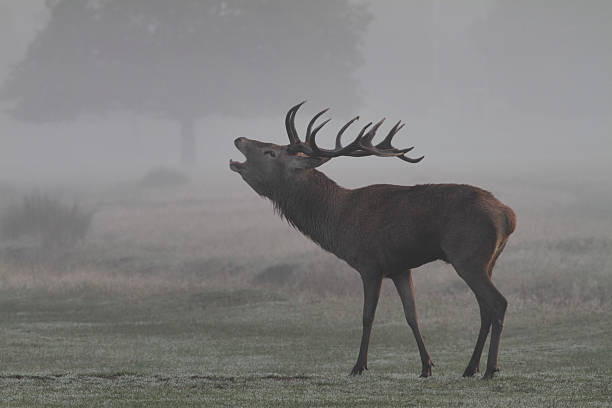
#> input picture Python_İmageprocessing/huso2.jpg, 612 x 408 px
$ python deneme19.py
#> lines starting #> are read from the running program, lines starting #| are printed output that depends on the picture
import numpy as np
import matplotlib.pyplot as plt

img = plt.imread('huso2.jpg',0)
#> img is the input picture: shape (408, 612, 3); mean R, G, B 125.7, 125.1, 123.9
gray_range = [10, 200] # Set the range of gray levels to brighten

# Apply gray level slicing to the image
img_sliced = np.copy(img)
img_sliced[(img >= gray_range[0]) & (img <= gray_range[1])] += 50
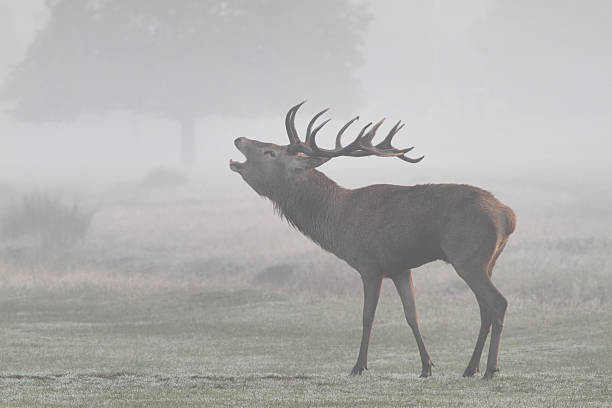
#> img_sliced: shape (408, 612, 3); mean R, G, B 175.7, 175.1, 173.9

# Display the original and the sliced image
fig, axes = plt.subplots(nrows=1, ncols=2, figsize=(8,4))
axes[0].imshow(img, cmap='gray')
axes[0].set_title('Original Image')
axes[1].imshow(img_sliced, cmap='gray')
axes[1].set_title('Gray Level Sliced Image')
plt.show()
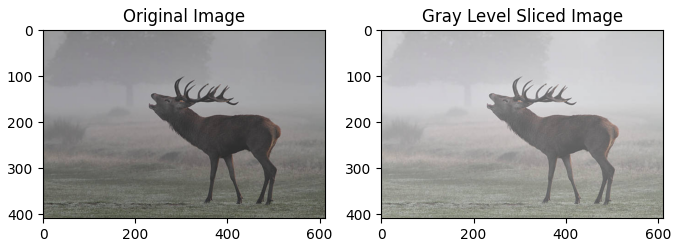
#> figure drawn by matplotlib, 2 panels

$ run again, with Python_İmageprocessing/deneme1.jpg copied over Python_İmageprocessing/huso2.jpg
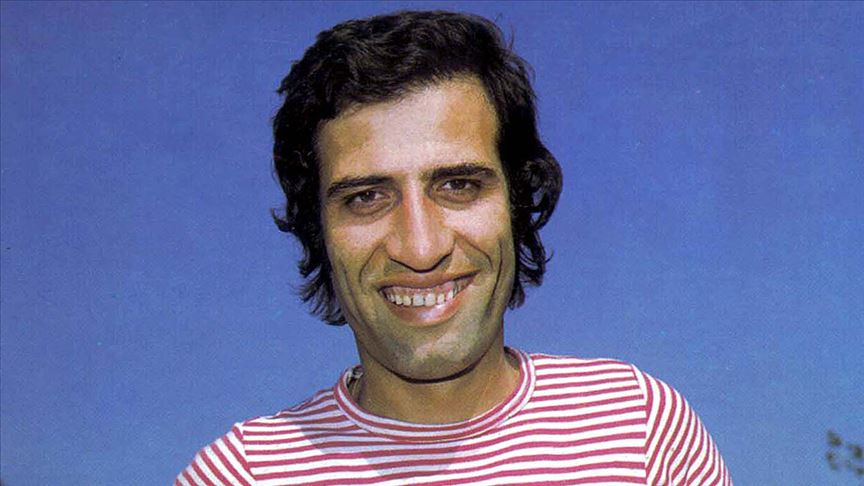
#> input picture Python_İmageprocessing/deneme1.jpg, 864 x 486 px
#> img is the input picture: shape (486, 864, 3); mean R, G, B 101.8, 108.9, 157.8
#> `img_sliced[(img >= gray_range[0]) & (img <= gray_range[1])] += 50`:
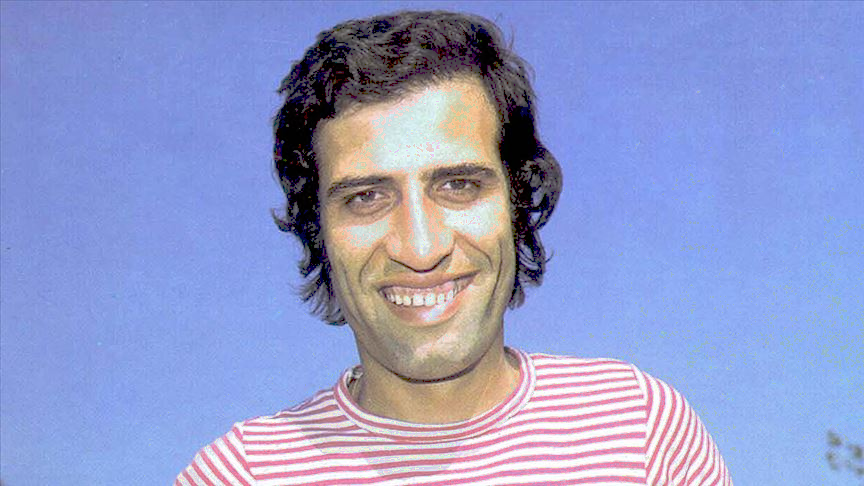
#> img_sliced: shape (486, 864, 3); mean R, G, B 146.2, 155.1, 203.5
#> `plt.show()`:
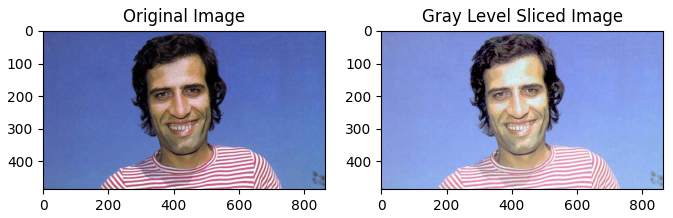
#> figure drawn by matplotlib, 2 panels

$ run again, with Python_İmageprocessing/huso.jpg copied over Python_İmageprocessing/huso2.jpg
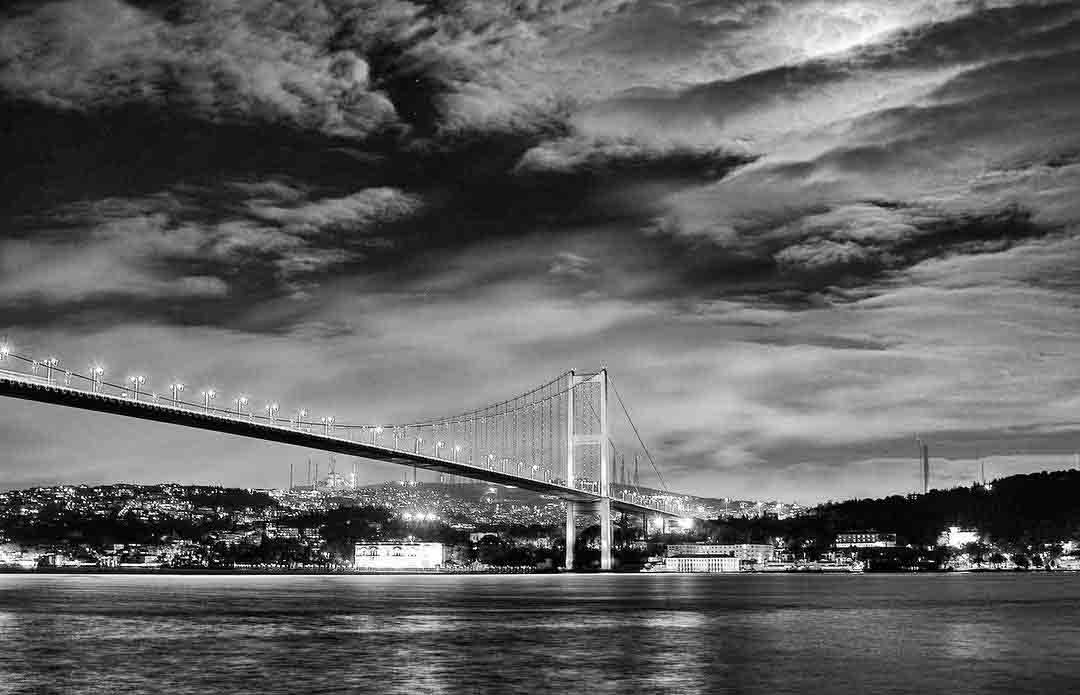
#> input picture Python_İmageprocessing/huso.jpg, 1080 x 695 px
#> img is the input picture: shape (695, 1080, 3); min 0, max 255, mean 98.5
#> `img_sliced[(img >= gray_range[0]) & (img <= gray_range[1])] += 50`:
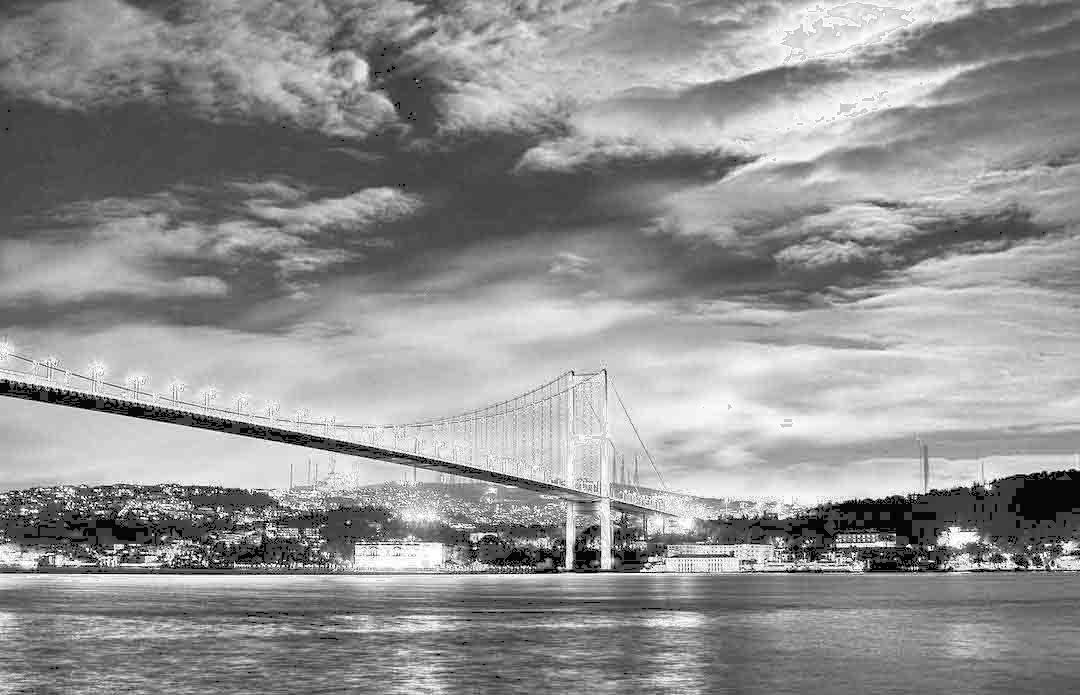
#> img_sliced: shape (695, 1080, 3); min 0, max 255, mean 146.1
#> `plt.show()`:
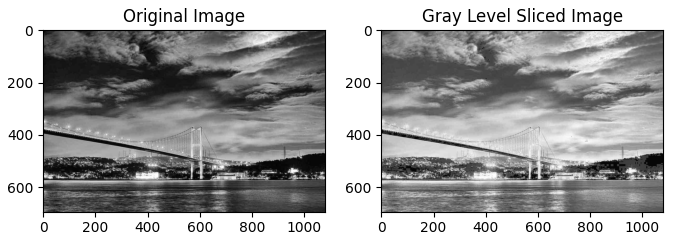
#> figure drawn by matplotlib, 2 panels
